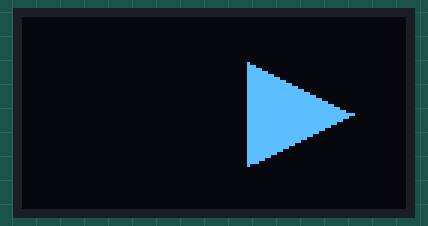
Recording of a sketch running on a simulated Arduino Uno, built with avr-gcc and run on an emulated ATmega328P. On the bench: 128×64 one-colour display. What the sketch prints to the serial monitor is not drawn.

Above: at 0.1 s.

The sketch:

Lab4.ino
```cpp
#include <SoftwareSerial.h>

//oled includes
#include <Adafruit_GFX.h>
#include <Adafruit_SSD1306.h>

//oled const
#define SCREEN_WIDTH 128 // OLED display width, in pixels
#define SCREEN_HEIGHT 64 // OLED display height, in pixels

#define OLED_RESET -1 // Reset pin # (or -1 if sharing Arduino reset pin)
#define SCREEN_ADDRESS 0x3C //the address we are writing to

Adafruit_SSD1306 display(SCREEN_WIDTH, SCREEN_HEIGHT, &Wire, OLED_RESET);

// RX, TX pin definitions for Bluetooth
SoftwareSerial BTSerial(12, 11);

void LeftTriangle() {
  display.clearDisplay();
  display.fillTriangle(110, 15, 110, 49, 75, 32, WHITE);
  display.display();
}

void RightTriangle() {
  display.clearDisplay();
  display.fillTriangle(75, 15, 75, 49, 110, 32, WHITE);
  display.display();
}

void carHazards() {
  for (int i = 0; i < 4; i++){
    RightTriangle();
    LeftTriangle();
    delay(0.5);
  }
}

void setup() {
  // Start the standard serial monitor
  Serial.begin(9600);

  // Start the bluetooth serial port
  BTSerial.begin(9600);
  Serial.println("Ready to receive data from phone...");

  //oled setup
  if(!display.begin(SSD1306_SWITCHCAPVCC, SCREEN_ADDRESS)) {
     Serial.println(F("SSD1306 allocation failed"));
     delay(5);
     return;
  }
  // Clear the buffer.
  display.clearDisplay();

 // Display Text
  display.setTextSize(1);
  display.setTextColor(WHITE);
  display.setCursor(0, 28);
  display.println("Hello world!");
  delay(5);
  display.clearDisplay();
}

void loop() {
  // Check if data is available from the phone via Bluetooth
  // if (BTSerial.available() > 0) {
  //   char incomingChar = BTSerial.read();
  //   // Print the data out to the Arduino Serial Monitor
  //   Serial.print(incomingChar);
  // }

  RightTriangle();
  delay(3);

}
```
